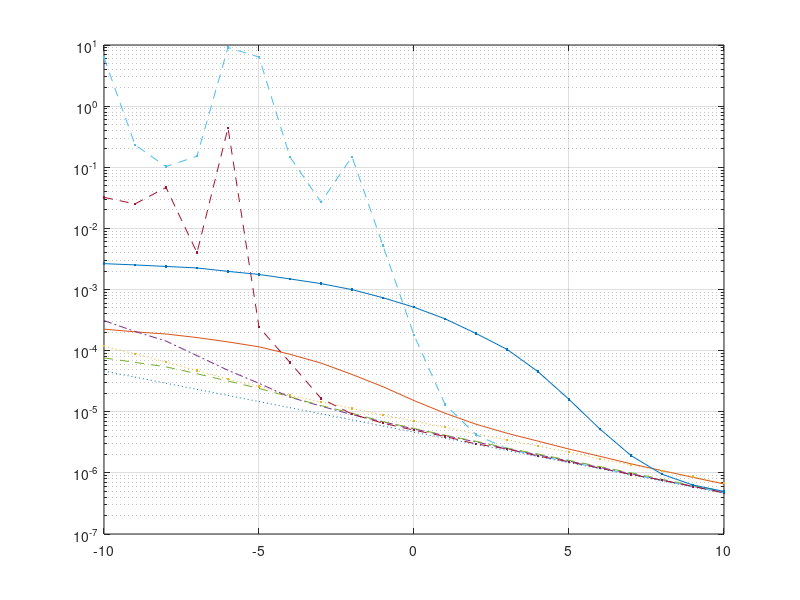

This figure's MATLAB source: (Note: this script raises an error after producing the figure.)
clear
clc
close all

load('new_1_MSE_block_v_SD_001_M_2.mat')
load('new_1_MSE_block_v_SD_0001_M_2.mat')
load('new_1_MSE_delta_NM_M_2.mat')
load('new_1_CRVB_delta.mat')
load('new_2_MSE_delta_kay.mat')
load('new_2_MSE_delta_LR.mat')
load('new_2_MSE_delta_fitz.mat')


SNR=[-10:1:10];

% MSE_delta_NM(1,9)=2.1e-4;
% MSE_delta_NM(1,10)=0.55e-4;
% % MSE_delta_NM(1,11)=1.1e-5;
% MSE_delta_NM(2,7)=7e-5;
% MSE_delta_NM(2,6)=1.9e-4;
MSE_delta_kay(1,17)=5.2e-6;
MSE_delta_kay(1,19)=0.95e-6;
MSE_delta_NM_M_2(2,10)=6.5e-6;


figure(1)
p1=semilogy(SNR,CRVB_delta(1,:),':');
hold on
p2=semilogy(SNR,MSE_block_v_SD_001_M_2(1,1:21),'-');
hold on
p3=semilogy(SNR,MSE_block_v_SD_001_M_2(2,1:21),':.');
hold on
p4=semilogy(SNR,MSE_delta_LR(1,:),'-.');
hold on
p5=semilogy(SNR,MSE_delta_fitz(1,:),'--');
grid on
p6=semilogy(SNR,MSE_delta_NM_M_2(1,:),'--.');
hold on
p7=semilogy(SNR,MSE_delta_NM_M_2(2,:),'--.');
hold on
p8=semilogy(SNR,MSE_delta_kay(1,:),'.-');
hold on
[hc,ht,hcl] = nice_plot(gcf); 
lgnd=legend({'CRVB','SL ($v{=}1$)','SL ($v{=}32$)','L\&R','Fitz','NM ($v{=}1$ SL based)','NM ($v{=}32$ SL based)','Kay'},'Interpreter','latex','Location','southwest');
ylab=ylabel('MSE of $M\hat{\delta}$','Interpreter','latex');
% ylab=ylabel('mean squared error of M$\hat{\delta}$','Interpreter','latex');
xlab=xlabel('$E_s/N_0$ (dB)','Interpreter','latex');
set(xlab,'FontSize',12);
set(ylab,'FontSize',12);
set(lgnd,'FontSize',9.5);
ylim([4e-7 2e-4])

% hold on


% p3=semilogy(SNR,MSE_delta_NM(2,:),'-<');
% hold on
% % p4=semilogy(SNR,MSE_delta_NM_ideal(1,:),'-<');
% % hold on
% p5=semilogy(SNR,MSE_delta_kay(1,:),'-d');
% hold on
% p6=semilogy(SNR,MSE_delta_LR(1,:),'-*');
% hold on
% p7=semilogy(SNR,MSE_delta_fitz(1,:),'-p');
% hold on
% grid on
% [hc,ht,hcl] = nice_plot(gcf); 
% legend('CRVB','1-NM','16-NM','kay','LR','fitz')
% ylabel('MSE(M\delta)')
% xlabel('E_s/N_0(dB)')

